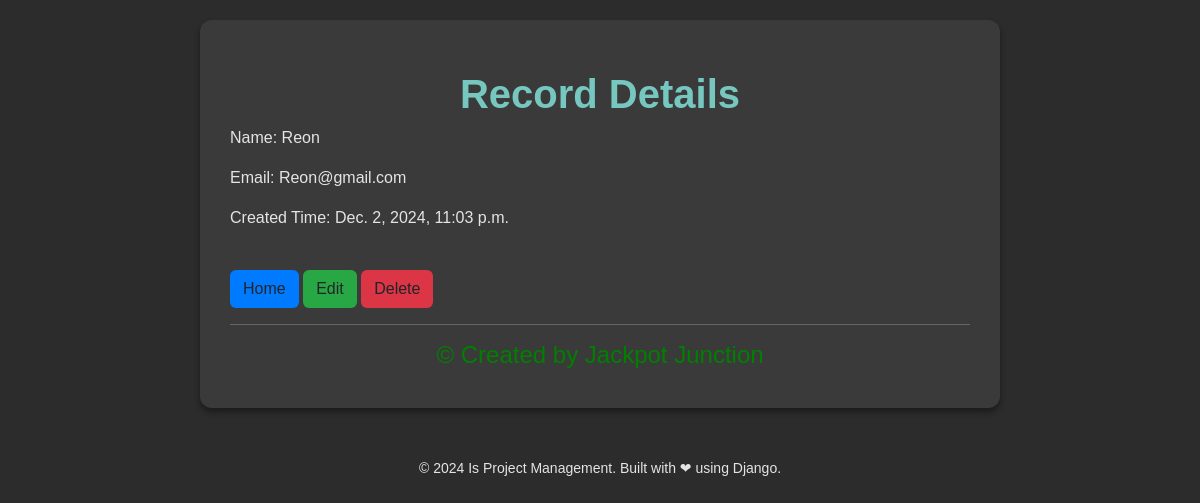
/contacts/5/, run on the app's committed database.
### Contacts/models.py (models this page shows)
class Contact(models.Model):
    id = models.AutoField(primary_key=True)
    name = models.CharField(max_length=20, null=False,unique=True)
    email = models.EmailField(unique=True)
    created_time = models.DateTimeField(auto_now_add=True, editable=False)

### Contacts/views.py (the view)
# urls.py: path("contacts/<int:pk>/", ContactDetailView.as_view(), name="contact_detail"),
class ContactDetailView(DetailView):
    model = Contact

### Contacts/templates/contacts/contact_detail.html (shortened to what this page needs)
{% extends "base.html" %}
{% block content %}
<div class="centered-text" style="color: blue;">
    <h1>Record Details</h1>
</div>
<p>Name: {{ contact.name }}</p>
<p>Email: {{ contact.email }}</p>
<p>Created Time: {{ contact.created_time }}</p>
<br>
<a class="btn btn-home" href="{% url 'contact_list' %}" role="button">Home</a>
<a class="btn btn-edit" href="{% url 'contact_update' contact.pk %}" role="button">Edit</a>
<a class="btn btn-delete" href="{% url 'contact_delete' contact.pk %}" role="button">Delete</a>
<hr>
<div class="centered-text" style="color: green;">
    <h4>&copy; Created by Jackpot Junction</h4>
</div>
{% endblock content %}

### templates/base.html (style rules this page uses)
body { font-family: 'Arial', sans-serif; background-color: #2c2c2c; color: #e4e4e4; margin: 0; padding: 0; }
h1 { text-align: center; font-weight: 700; color: #76c7c0; margin-top: 20px; }

### Contacts/templates/contacts/contact_detail.html (style rules this page uses)
.centered-text { text-align: center; }
.btn-home { background-color: #007bff; }
.btn-edit { background-color: #28a745; }
.btn-delete { background-color: #dc3545; }

### data on the page
Contact: name "Reon", email "Reon@gmail.com", created_time "Dec. 2, 2024, 11:03 p.m."
